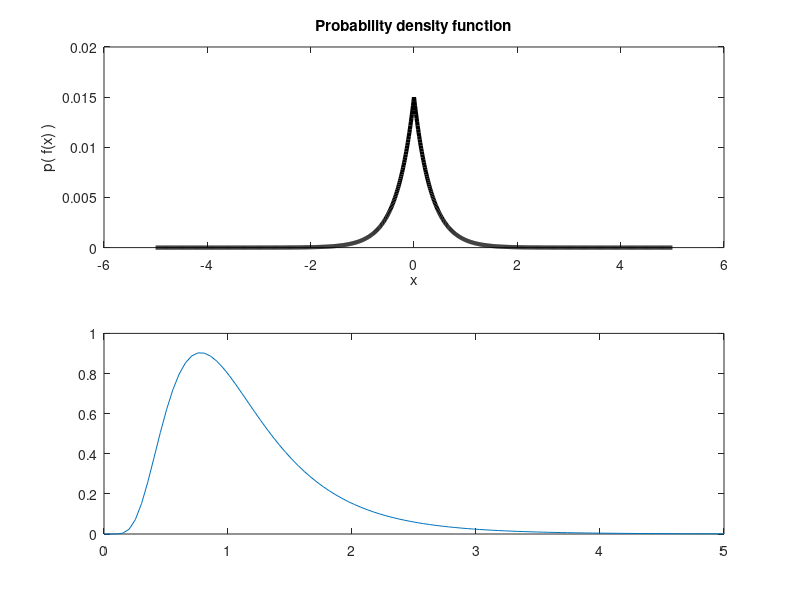
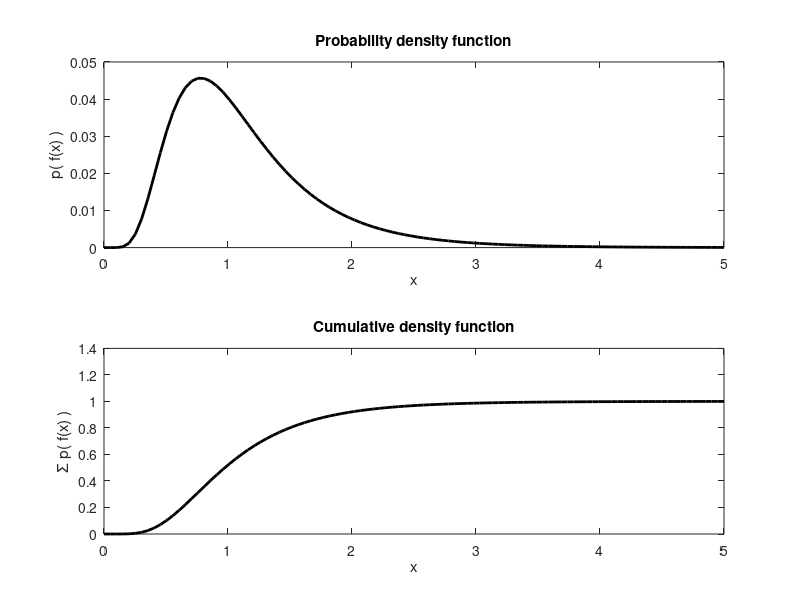

Write the MATLAB code that produced these figures, in order.
%%
%    SECTION: Translate formulas into code
%      VIDEO: Functions involving the natural exponent
%
%%

%% Laplace distribution

% parameters
lambda = 3; % lambda
x = -5:.01:5;

% here's the function
f = 0.5 * lambda*exp(-lambda*abs(x));

plot(x,f);
sum(f);

%normalize to probability density
f = f./sum(f);  % scaling the function according to sum of all the values

% plot the probability density
figure(1), clf
subplot(211)
plot(x,f,'k','linew',3)
xlabel('x'), ylabel('p( f(x) )')
title('Probability density function')

% plot the cumulative density function
subplot(212)
plot(x,cumsum(f),'k','linew',3)
xlabel('x'), ylabel('c( f(x) )')
title('Cumulative density function')

%% log-normal distribution

% x-range and function parameters
% x = linspace(0,5,100);
x = linspace(0.0001,5,100);
m =  0;
s = .5;

% PDF of the equation, in two parts
part1 = 1./(x*s*sqrt(2*pi));  % denominator
part2 = exp(-(log(x) - m).^2 / (2*s^2)); % numerator

% combine the two parts
lndist = part1 .* part2;

plot(x,lndist);

% convert to probability density
lndist = lndist / sum(lndist); %normalizing

% make a plot of the PDF
figure(2), clf
subplot(211)
plot(x,lndist,'k','linew',2)
xlabel('x'), ylabel('p( f(x) )')
title('Probability density function')

% plot the CDF
subplot(212)
plot(x,cumsum(lndist),'k','linew',2)
xlabel('x'), ylabel('\Sigma p( f(x) )')
title('Cumulative density function')

%%
